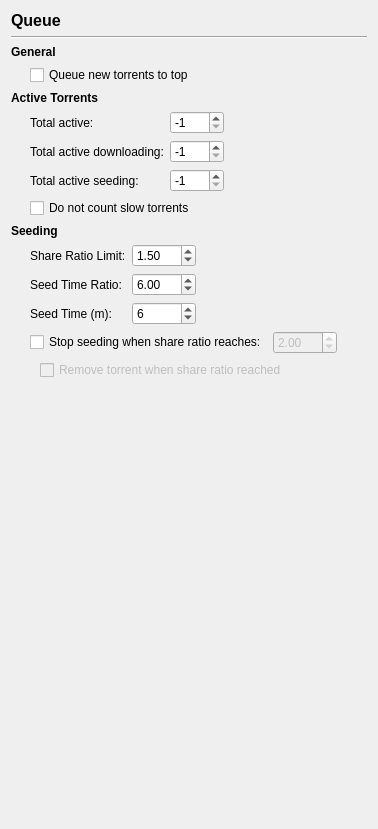
       <widget class="QWidget" name="page_queue">
        <layout class="QVBoxLayout" name="verticalLayout_7">
         <item>
          <widget class="QLabel" name="labelTitle">
           <property name="font">
            <font>
             <pointsize>12</pointsize>
             <weight>75</weight>
             <italic>false</italic>
             <bold>true</bold>
            </font>
           </property>
           <property name="text">
            <string>Queue</string>
           </property>
          </widget>
         </item>
         <item>
          <widget class="Line" name="line_6">
           <property name="orientation">
            <enum>Qt::Horizontal</enum>
           </property>
          </widget>
         </item>
         <item>
          <layout class="QGridLayout" name="gridLayout_5" columnstretch="0,0,0,1">
           <item row="0" column="0" colspan="3">
            <widget class="QLabel" name="label_69">
             <property name="font">
              <font>
               <weight>75</weight>
               <bold>true</bold>
              </font>
             </property>
             <property name="text">
              <string>General</string>
             </property>
            </widget>
           </item>
           <item row="0" column="3">
            <spacer name="horizontalSpacer_45">
             <property name="orientation">
              <enum>Qt::Horizontal</enum>
             </property>
             <property name="sizeHint" stdset="0">
              <size>
               <width>30</width>
               <height>13</height>
              </size>
             </property>
            </spacer>
           </item>
           <item row="1" column="0">
            <spacer name="horizontalSpacer_50">
             <property name="orientation">
              <enum>Qt::Horizontal</enum>
             </property>
             <property name="sizeType">
              <enum>QSizePolicy::Fixed</enum>
             </property>
             <property name="sizeHint" stdset="0">
              <size>
               <width>10</width>
               <height>10</height>
              </size>
             </property>
            </spacer>
           </item>
           <item row="1" column="1" colspan="2">
            <widget class="QCheckBox" name="core__queue_new_to_top">
             <property name="text">
              <string>Queue new torrents to top</string>
             </property>
            </widget>
           </item>
           <item row="2" column="0" colspan="3">
            <widget class="QLabel" name="label_70">
             <property name="font">
              <font>
               <weight>75</weight>
               <bold>true</bold>
              </font>
             </property>
             <property name="text">
              <string>Active Torrents</string>
             </property>
            </widget>
           </item>
           <item row="3" column="1" colspan="2">
            <layout class="QHBoxLayout" name="horizontalLayout_12">
             <item>
              <layout class="QFormLayout" name="formLayout_10">
               <item row="0" column="0">
                <widget class="QLabel" name="core__max_active_limit_label">
                 <property name="text">
                  <string>Total active:</string>
                 </property>
                 <property name="buddy">
                  <cstring>core__max_active_limit</cstring>
                 </property>
                </widget>
               </item>
               <item row="0" column="1">
                <widget class="QSpinBox" name="core__max_active_limit">
                 <property name="accelerated">
                  <bool>true</bool>
                 </property>
                 <property name="minimum">
                  <number>-1</number>
                 </property>
                 <property name="maximum">
                  <number>9999</number>
                 </property>
                 <property name="value">
                  <number>-1</number>
                 </property>
                </widget>
               </item>
               <item row="1" column="0">
                <widget class="QLabel" name="core__max_active_downloading_label">
                 <property name="text">
                  <string>Total active downloading:</string>
                 </property>
                 <property name="buddy">
                  <cstring>core__max_active_downloading</cstring>
                 </property>
                </widget>
               </item>
               <item row="1" column="1">
                <widget class="QSpinBox" name="core__max_active_downloading">
                 <property name="accelerated">
                  <bool>true</bool>
                 </property>
                 <property name="minimum">
                  <number>-1</number>
                 </property>
                 <property name="maximum">
                  <number>9999</number>
                 </property>
                 <property name="value">
                  <number>-1</number>
                 </property>
                </widget>
               </item>
               <item row="2" column="0">
                <widget class="QLabel" name="core__max_active_seeding_label">
                 <property name="text">
                  <string>Total active seeding:</string>
                 </property>
                 <property name="buddy">
                  <cstring>core__max_active_seeding</cstring>
                 </property>
                </widget>
               </item>
               <item row="2" column="1">
                <widget class="QSpinBox" name="core__max_active_seeding">
                 <property name="accelerated">
                  <bool>true</bool>
                 </property>
                 <property name="minimum">
                  <number>-1</number>
                 </property>
                 <property name="maximum">
                  <number>9999</number>
                 </property>
                 <property name="value">
                  <number>-1</number>
                 </property>
                </widget>
               </item>
              </layout>
             </item>
             <item>
              <spacer name="horizontalSpacer_46">
               <property name="orientation">
                <enum>Qt::Horizontal</enum>
               </property>
               <property name="sizeHint" stdset="0">
                <size>
                 <width>40</width>
                 <height>20</height>
                </size>
               </property>
              </spacer>
             </item>
            </layout>
           </item>
           <item row="4" column="1" colspan="2">
            <widget class="QCheckBox" name="core__dont_count_slow_torrents">
             <property name="text">
              <string>Do not count slow torrents</string>
             </property>
            </widget>
           </item>
           <item row="5" column="0" colspan="3">
            <widget class="QLabel" name="label_74">
             <property name="font">
              <font>
               <weight>75</weight>
               <bold>true</bold>
              </font>
             </property>
             <property name="text">
              <string>Seeding</string>
             </property>
            </widget>
           </item>
           <item row="6" column="1" colspan="2">
            <layout class="QHBoxLayout" name="horizontalLayout_13">
             <item>
              <layout class="QFormLayout" name="formLayout_11">
               <property name="fieldGrowthPolicy">
                <enum>QFormLayout::AllNonFixedFieldsGrow</enum>
               </property>
               <item row="0" column="0">
                <widget class="QLabel" name="core__share_ratio_limit_label">
                 <property name="text">
                  <string>Share Ratio Limit:</string>
                 </property>
                 <property name="buddy">
                  <cstring>core__share_ratio_limit</cstring>
                 </property>
                </widget>
               </item>
               <item row="0" column="1">
                <widget class="QDoubleSpinBox" name="core__share_ratio_limit">
                 <property name="accelerated">
                  <bool>true</bool>
                 </property>
                 <property name="minimum">
                  <double>-1.000000000000000</double>
                 </property>
                 <property name="maximum">
                  <double>100.000000000000000</double>
                 </property>
                 <property name="singleStep">
                  <double>0.100000000000000</double>
                 </property>
                 <property name="value">
                  <double>1.500000000000000</double>
                 </property>
                </widget>
               </item>
               <item row="1" column="0">
                <widget class="QLabel" name="core__seed_time_ratio_limit_label">
                 <property name="text">
                  <string>Seed Time Ratio:</string>
                 </property>
                 <property name="buddy">
                  <cstring>core__seed_time_ratio_limit</cstring>
                 </property>
                </widget>
               </item>
               <item row="1" column="1">
                <widget class="QDoubleSpinBox" name="core__seed_time_ratio_limit">
                 <property name="accelerated">
                  <bool>true</bool>
                 </property>
                 <property name="minimum">
                  <double>-1.000000000000000</double>
                 </property>
                 <property name="maximum">
                  <double>100.000000000000000</double>
                 </property>
                 <property name="singleStep">
                  <double>0.100000000000000</double>
                 </property>
                 <property name="value">
                  <double>6.000000000000000</double>
                 </property>
                </widget>
               </item>
               <item row="2" column="0">
                <widget class="QLabel" name="core__seed_time_limit_label">
                 <property name="text">
                  <string>Seed Time (m):</string>
                 </property>
                 <property name="buddy">
                  <cstring>core__seed_time_limit</cstring>
                 </property>
                </widget>
               </item>
               <item row="2" column="1">
                <widget class="QSpinBox" name="core__seed_time_limit">
                 <property name="accelerated">
                  <bool>true</bool>
                 </property>
                 <property name="minimum">
                  <number>-1</number>
                 </property>
                 <property name="maximum">
                  <number>10000</number>
                 </property>
                 <property name="value">
                  <number>6</number>
                 </property>
                </widget>
               </item>
              </layout>
             </item>
             <item>
              <spacer name="horizontalSpacer_47">
               <property name="orientation">
                <enum>Qt::Horizontal</enum>
               </property>
               <property name="sizeHint" stdset="0">
                <size>
                 <width>40</width>
                 <height>20</height>
                </size>
               </property>
              </spacer>
             </item>
            </layout>
           </item>
           <item row="7" column="1" colspan="2">
            <layout class="QHBoxLayout" name="horizontalLayout_14">
             <item>
              <widget class="QCheckBox" name="core__stop_seed_at_ratio">
               <property name="text">
                <string>Stop seeding when share ratio reaches:</string>
               </property>
              </widget>
             </item>
             <item>
              <widget class="QDoubleSpinBox" name="core__stop_seed_ratio">
               <property name="enabled">
                <bool>false</bool>
               </property>
               <property name="minimum">
                <double>0.500000000000000</double>
               </property>
               <property name="maximum">
                <double>100.000000000000000</double>
               </property>
               <property name="singleStep">
                <double>0.100000000000000</double>
               </property>
               <property name="value">
                <double>2.000000000000000</double>
               </property>
              </widget>
             </item>
            </layout>
           </item>
           <item row="8" column="1" colspan="2">
            <layout class="QHBoxLayout" name="horizontalLayout_21">
             <item>
              <spacer name="horizontalSpacer_53">
               <property name="orientation">
                <enum>Qt::Horizontal</enum>
               </property>
               <property name="sizeType">
                <enum>QSizePolicy::Fixed</enum>
               </property>
               <property name="sizeHint" stdset="0">
                <size>
                 <width>10</width>
                 <height>10</height>
                </size>
               </property>
              </spacer>
             </item>
             <item>
              <widget class="QCheckBox" name="core__remove_seed_at_ratio">
               <property name="enabled">
                <bool>false</bool>
               </property>
               <property name="text">
                <string>Remove torrent when share ratio reached</string>
               </property>
              </widget>
             </item>
            </layout>
           </item>
          </layout>
         </item>
         <item>
          <spacer name="verticalSpacer_6">
           <property name="orientation">
            <enum>Qt::Vertical</enum>
           </property>
           <property name="sizeHint" stdset="0">
            <size>
             <width>20</width>
             <height>438</height>
            </size>
           </property>
          </spacer>
         </item>
        </layout>
       </widget>
